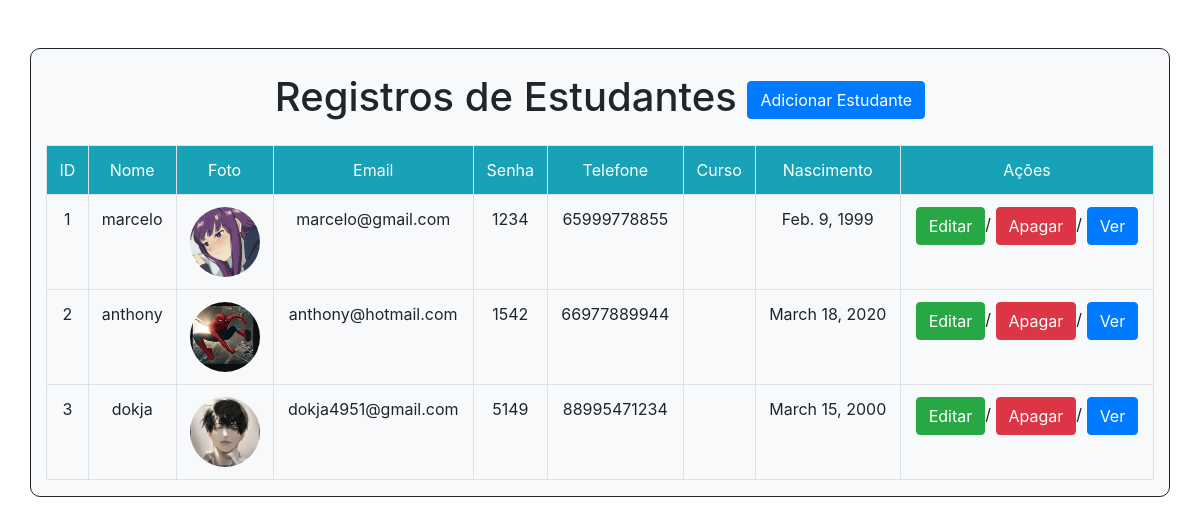
Page /estudantes/ on the earlier database version.
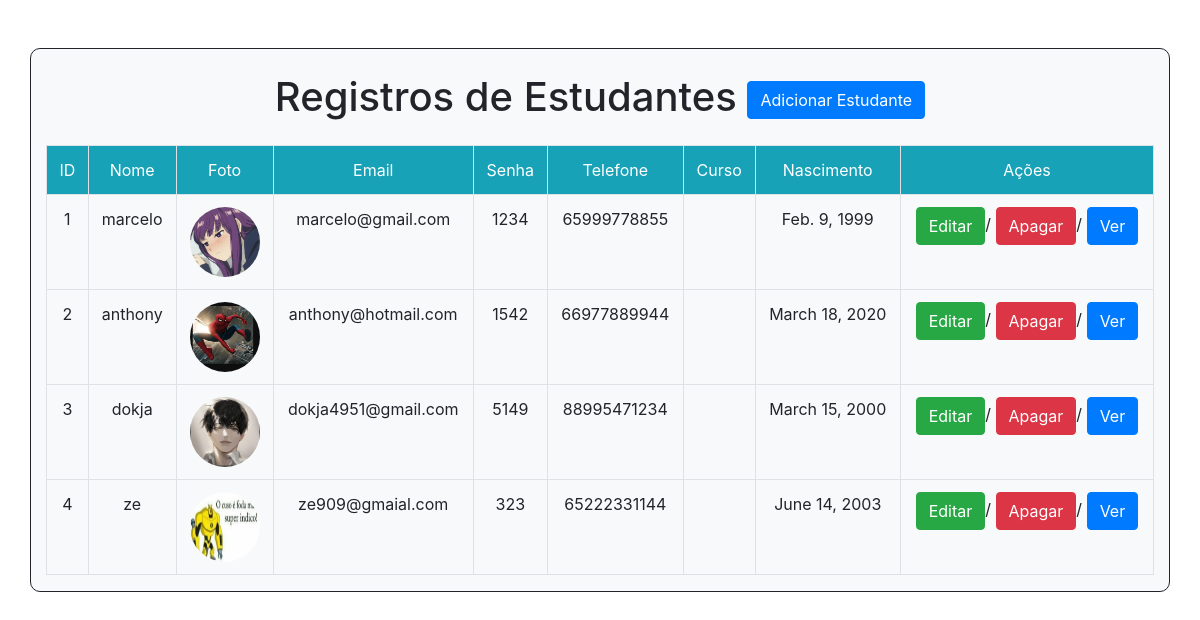
Same page on the later database version.
### estudantes/models.py (models this page shows, shortened)
class Estudante(models.Model):
    nome=models.CharField(max_length=30)
    foto=models.ImageField(upload_to="fotos/estudantes",default="foto.png")
    email=models.EmailField(unique=True)
    senha=models.CharField(max_length=100)
    telefone=models.CharField(max_length=15)
    nascimento=models.DateField()

### estudantes/views.py (the view)
# urls.py: path("",views.listarEstudantes, name="estudante_listar"),
def listarEstudantes(request):
    estudantes = Estudante.objects.all()
    dicionario = { 'registros': estudantes }
    return render(request, 'estudantes/listagem.html',context=dicionario)

### templates/estudantes/listagem.html (shortened to what this page needs)
<!DOCTYPE html>
<html lang="en">
<head>
    <link rel="stylesheet" href="https://cdn.jsdelivr.net/npm/bootstrap@4.6.1/dist/css/bootstrap.min.css">
</head>
<body>
<div class="container mt-5 bg-light" style="border:1px solid ; background-color:#1111; border-radius: 10px;">
    <h1 class="m-4 text-center">Registros de Estudantes <a href="/adicionar/" class="btn btn-primary">Adicionar Estudante</a></h1>
    <table class="table table-bordered">
        <tr class="bg-info text-white text-center ">
            <td> ID  </td>
            <td> Nome </td>
            <td> Foto  </td>
            <td> Email </td>
            <td> Senha </td>
            <td> Telefone </td>
            <td> Curso</td>
            <td> Nascimento</td>
            <td> Ações </td>
        </tr>
        {% for reg in registros %}
        <tr class="text-center">
            <td>{{ forloop.counter }}</td>
            <td>{{ reg.nome }}</td>
            <td><img src="/midia/{{ reg.foto }}"class="rounded-circle" height="70px" width="70px"></td>
            <td>{{ reg.email}}</td>
            <td>{{ reg.senha}}</td>
            <td>{{ reg.telefone}}</td>
            <td>{{ reg.curso}}</td>
            <td>{{ reg.nascimento}} </td>
            <td> <a href="/editar/{{reg.id}}" class="btn btn-success">Editar</a>/
                <a href="/deletar/{{reg.id}}" class="btn btn-danger">Apagar</a>/
                <a href="/visualizar/{{reg.id}}" class="btn btn-primary">Ver</a>
            </td>
        </tr>
    {%endfor%}
    </table>
</div>
</body>
</html>

Differences in the rows shown:
added Estudante: nome "ze", foto (picture), email "ze909@gmaial.com", senha "323", telefone "65222331144", nascimento "June 14, 2003"
